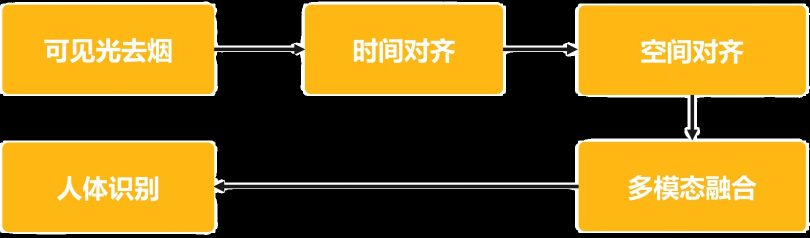
#> input picture flow_chart.png, 1619 x 476 px (shown at 1/2 size); its folder holds only this picture in this run
$ python dehaze.py   (older library calls are emulated)
#> lines starting #> are read from the running program, lines starting #| are printed output that depends on the picture; after the words box and inside, x2 and y2 are one past the last pixel; in counts of white or black regions, pixels touching at a corner belong together
import os
import cv2
import numpy as np
from tkinter import Tk
import tkinter as tk
from tkinter import filedialog
from tqdm import tqdm


# 引导滤波实现
def guided_filter(I, p, r=60, eps=1e-3):
    mean_I = cv2.boxFilter(I, -1, (r, r))
    mean_p = cv2.boxFilter(p, -1, (r, r))
    mean_Ip = cv2.boxFilter(I * p, -1, (r, r))
    cov_Ip = mean_Ip - mean_I * mean_p

    mean_II = cv2.boxFilter(I * I, -1, (r, r))
    var_I = mean_II - mean_I * mean_I

    a = cov_Ip / (var_I + eps)
    b = mean_p - a * mean_I

    mean_a = cv2.boxFilter(a, -1, (r, r))
    mean_b = cv2.boxFilter(b, -1, (r, r))

    return mean_a * I + mean_b


# 对比度引导去雾算法
def contrast_guided_dehaze(img, mask, t0=0.3, r=60, eps=1e-3):
    img = np.clip(img, 0, 1)
    masked_img = img * mask

    # 估计大气光
    flat_masked = masked_img[mask > 0]
    A = np.percentile(flat_masked, 90) if len(flat_masked) > 0 else np.percentile(img, 90)
    A = max(A, 0.1)

    # 计算对比度图
    sobel_x = cv2.Sobel(img, cv2.CV_64F, 1, 0, ksize=3)
    sobel_y = cv2.Sobel(img, cv2.CV_64F, 0, 1, ksize=3)
    contrast = np.sqrt(sobel_x ** 2 + sobel_y ** 2)
    contrast = np.clip(contrast, 0, 1)

    # 透射率估计与优化
    t_initial = 1 - contrast
    t_refined = guided_filter(img, t_initial, r=r, eps=eps)
    t_refined = np.maximum(t_refined, t0)

    # 图像复原
    J = (img - A) / t_refined + A
    J = np.clip(J, 0, 1)

    # 结果融合与增强
    result = J * mask + img * (1 - mask)
    result = (result * 255).astype(np.uint8)
    clahe = cv2.createCLAHE(clipLimit=3.0, tileGridSize=(8, 8))
    result = clahe.apply(result)
    return np.clip(result * 1.3, 0, 255).astype(np.uint8)


# 阈值掩码生成
def threshold_mask(img, threshold=0.6):
    mask = (img > threshold).astype(np.float32)
    kernel = np.ones((5, 5), np.uint8)
    return cv2.dilate(mask, kernel, iterations=2)


# 文件选择对话框
def select_file(title, filetypes):
    root = tk.Tk()
    root.withdraw()
    path = filedialog.askopenfilename(title=title, filetypes=filetypes)
    root.destroy()
    return path


def select_save_file(title, filetypes, defaultextension):
    root = tk.Tk()
    root.withdraw()
    path = filedialog.asksaveasfilename(title=title, filetypes=filetypes, defaultextension=defaultextension)
    root.destroy()
    return path


def main():
    # 选择输入输出文件（单张图像）
    input_path = select_file("选择输入图像", [("图像文件", "*.png;*.jpg;*.jpeg;*.bmp")])
#> the answer given: flow_chart.png
    if not input_path:
        print("❌ 未选择输入图像")
        return

    output_path = select_save_file("保存输出图像", [("PNG文件", "*.png"), ("JPEG文件", "*.jpg;*.jpeg")], ".png")
    if not output_path:
        print("❌ 未选择输出路径")
        return

    # 读取图像
    img_bgr = cv2.imread(input_path, cv2.IMREAD_COLOR)
#> img_bgr is the input picture: shape (476, 1619, 3); mean B, G, R 30.9, 106.8, 139.4
    if img_bgr is None:
        print("❌ 无法读取图像文件")
        return

    height, width = img_bgr.shape[:2]
#> height = 476; width = 1619

    # 设置预览窗口大小（放大两倍）
    preview_width = int(width * 2)
#> preview_width = 3238
    preview_height = int(height * 2)
#> preview_height = 952

    # 创建预览窗口
    cv2.namedWindow('Dehazed Image', cv2.WINDOW_NORMAL)
    cv2.resizeWindow('Dehazed Image', preview_width, preview_height)

    # 灰度转换与归一化
    gray = cv2.cvtColor(img_bgr, cv2.COLOR_BGR2GRAY)
    gray_norm = gray.astype(np.float32) / 255.0

    # 生成掩码并去雾（在灰度域进行）
    mask = threshold_mask(gray_norm)
#> in threshold_mask, `mask = (img > threshold).astype(np.float32)`:
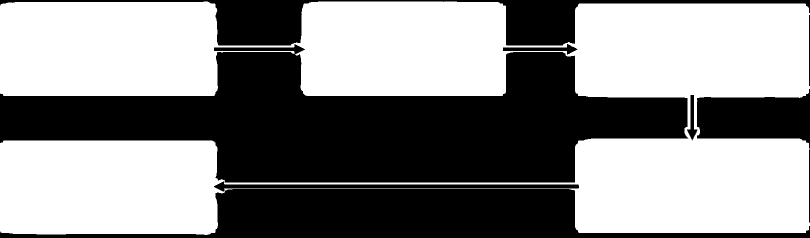
#> mask: shape (476, 1619) float32 (shown at 1/2 size); values 0 (black) and 1 (white), 54.8% white; 9 black regions, largest, box (x1, y1, x2, y2) and area: (0, 88, 1377, 365) 209216, (0, 378, 1619, 476) 78239, (0, 0, 1619, 91) 34484
#> in threshold_mask, `return cv2.dilate(mask, kernel, iterations=2)`: returned value: shape (476, 1619) float32; values 0 (black) and 1 (white), 60% white; 10 black regions (4 under 20 px), largest, box (x1, y1, x2, y2) and area: (0, 108, 1371, 361) 194280, (0, 382, 1619, 476) 70932, (1398, 192, 1619, 281) 16324, (422, 0, 618, 87) 14013, (1001, 0, 1619, 87) 12726, (0, 0, 26, 4) 46
    dehazed = contrast_guided_dehaze(gray_norm, mask)
#> in contrast_guided_dehaze, `A = np.percentile(flat_masked, 90) if len(flat_masked) > 0 else np.per..`: A = 0.98
#> in guided_filter, `var_I = mean_II - mean_I * mean_I`:
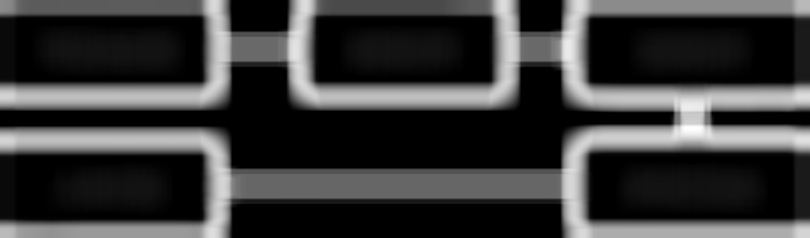
#> var_I: shape (476, 1619) float32 (shown at 1/2 size); min -5.96e-08, max 0.2, mean 0.0454; drawn with min black and max white
#> in guided_filter, `a = cov_Ip / (var_I + eps)`:
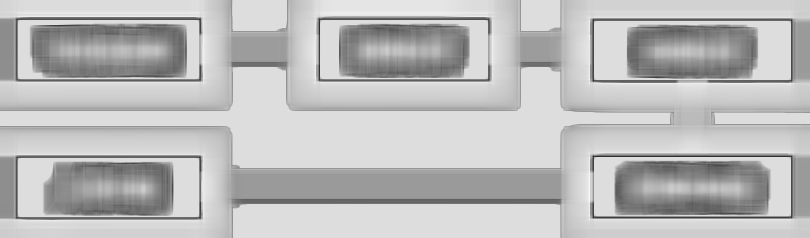
#> a: shape (476, 1619) float64 (shown at 1/2 size); min -2.17, max 0.332, mean -0.326; drawn with min black and max white
#> in guided_filter, `b = mean_p - a * mean_I`:
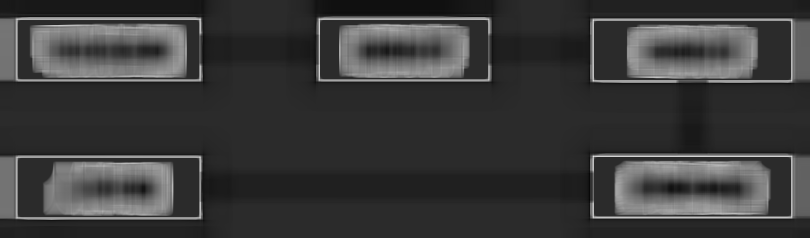
#> b: shape (476, 1619) float64 (shown at 1/2 size); min 0.68, max 2.54, mean 1.11; drawn with min black and max white
#> in guided_filter, `mean_a = cv2.boxFilter(a, -1, (r, r))`:
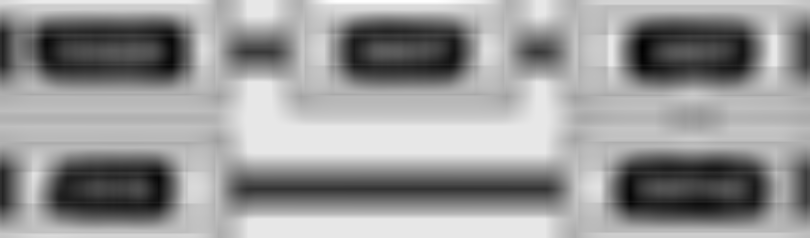
#> mean_a: shape (476, 1619) float64 (shown at 1/2 size); min -0.946, max 0.0944, mean -0.326; drawn with min black and max white
#> in contrast_guided_dehaze, `J = (img - A) / t_refined + A`:
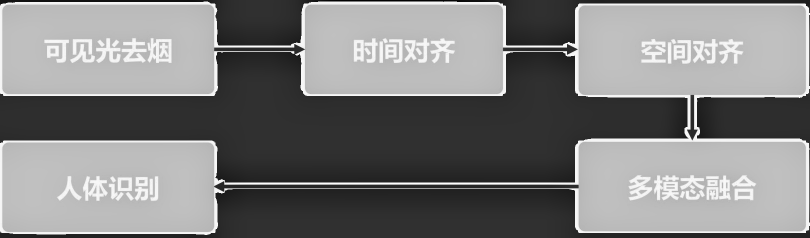
#> J: shape (476, 1619) float64 (shown at 1/2 size); min -0.243, max 1.05, mean 0.402; drawn with min black and max white

    # 恢复彩色：使用 HSV，将去雾后的结果作为亮度通道
    hsv = cv2.cvtColor(img_bgr, cv2.COLOR_BGR2HSV)
#> hsv: shape (476, 1619, 3); mean H, S, V 12.1, 109.2, 139.5
    hsv[..., 2] = dehazed  # 替换 V 通道
#> hsv: shape (476, 1619, 3); mean H, S, V 12.1, 109.2, 124
    output_img = cv2.cvtColor(hsv, cv2.COLOR_HSV2BGR)

    # 预览显示
    preview_frame = cv2.resize(output_img, (preview_width, preview_height))
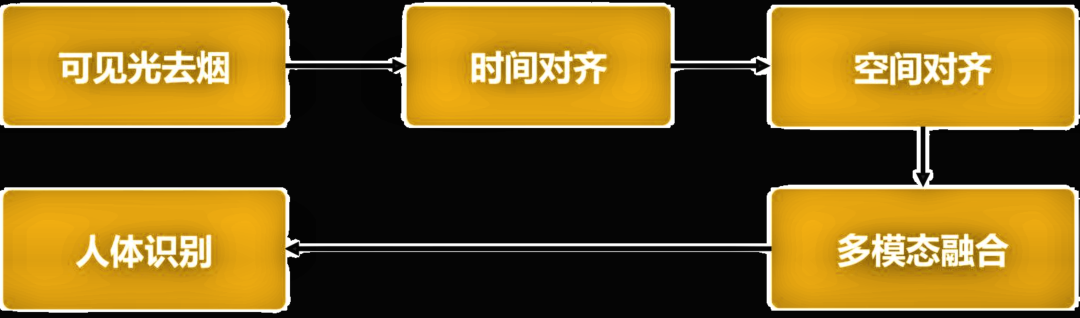
#> preview_frame: shape (952, 3238, 3) (shown at 1/3 size); mean B, G, R 31, 96.3, 124
    cv2.imshow('Dehazed Image', preview_frame)
    cv2.waitKey(0)  # 任意键关闭

    # 保存结果
    ok = cv2.imwrite(output_path, output_img)
    cv2.destroyAllWindows()

    if ok:
        print(f"\n✅ 处理完成！保存路径: {os.path.abspath(output_path)}")
    else:
        print("❌ 保存失败，请检查路径或权限")


if __name__ == '__main__':
    main()
